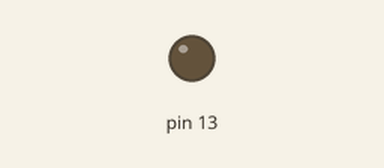
The sketch below on a simulated Arduino Uno, built for the host (arithmetic inside an expression is 32-bit, double 64-bit). On the bench: output pins drawn as LEDs (lit = HIGH).

Above: at 1.5 s.
At 4.5 s:
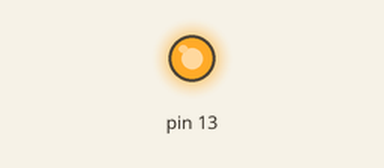
Timing chart, 0 to 7.8 s (numbered marks = the images above):
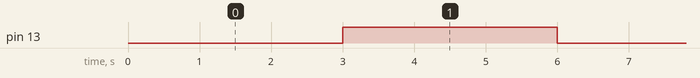

The sketch:

DR2.ino
```cpp
#include <CurieIMU.h>

boolean stepEventsEnabeled = false;
long lastStepCount = 0;
boolean blinkState = false;

void setup() {
  // put your setup code here, to run once:
  pinMode(13, OUTPUT);

  Serial.begin(9600);
  while (!Serial);

  CurieIMU.begin();
  CurieIMU.setStepDetectionMode(CURIE_IMU_STEP_MODE_NORMAL);
  CurieIMU.setStepCountEnabled(true);
  if (stepEventsEnabeled) {
    CurieIMU.attachInterrupt(eventCallback);
    CurieIMU.interrupts(CURIE_IMU_STEP);

    Serial.println("Initialisation de l'IMU terminée, attente d'un évenement ....");
  }
}

void loop() {
  // put your main code here, to run repeatedly:
  if (!stepEventsEnabeled) {
    updateStepCount();
  }
  digitalWrite(13, blinkState);
  blinkState = !blinkState;
  delay(3000);
}

static void updateStepCount() {
  int stepCount = CurieIMU.getStepCount();

  if (stepCount != lastStepCount) {
    Serial.print("Compteur de pas : ");
    Serial.println(stepCount);
    lastStepCount = stepCount;
  }
}

static void eventCallback(void) {
  if (CurieIMU.stepsDetected()) {
    updateStepCount();
  }
}
```

Measured:
- by itself, pin 13: alternates HIGH for 3.0 s and LOW for 3.0 s
